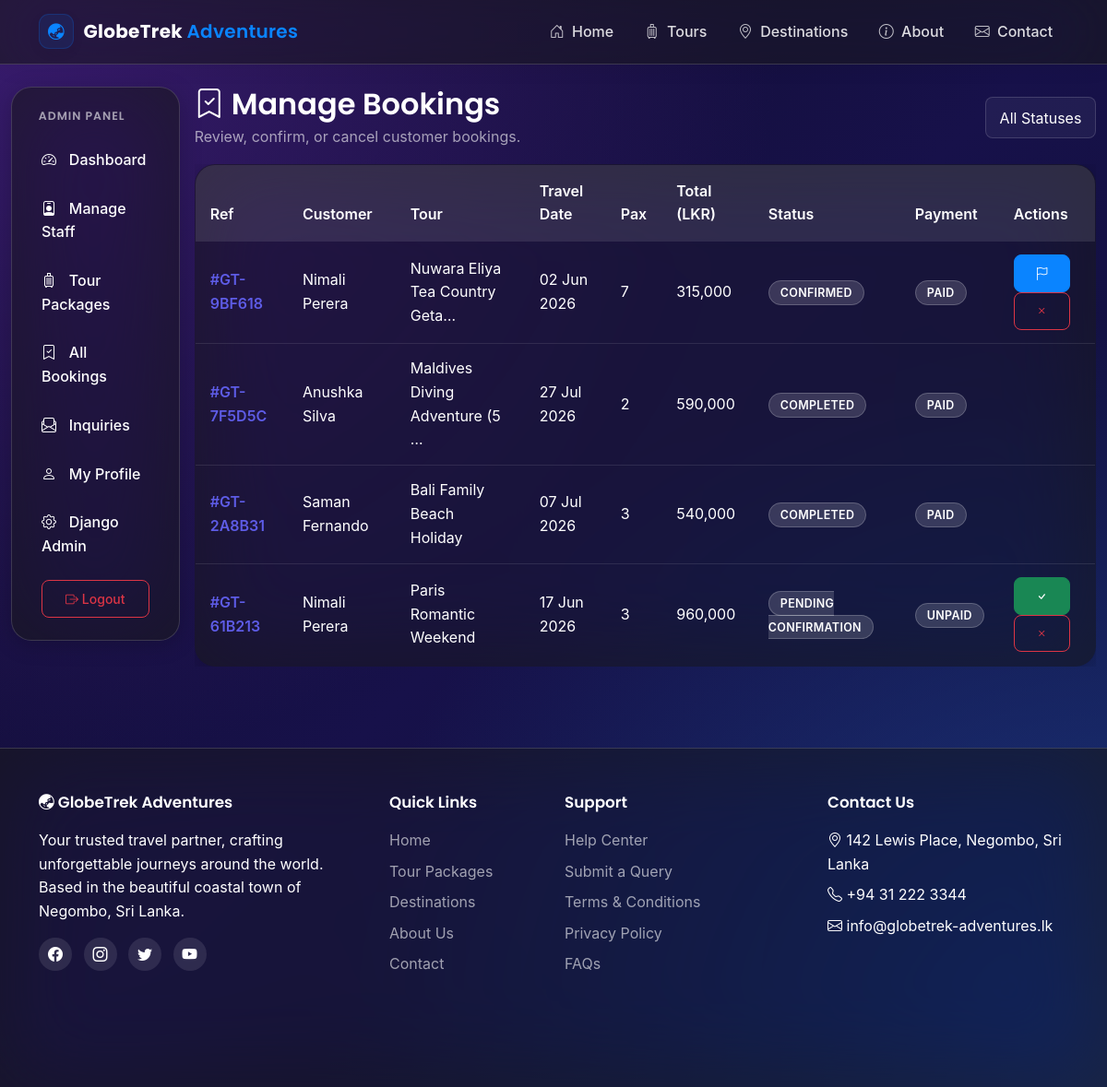
The page /bookings/manage/list/ (signed in) on the database its author committed.
### apps/bookings/models.py (models this page shows, shortened)
class Booking(models.Model):
    STATUS_CHOICES = [
        ('pending', 'Pending Confirmation'),
        ('confirmed', 'Confirmed'),
        ('completed', 'Completed'),
        ('cancelled', 'Cancelled'),
    ]
    PAYMENT_CHOICES = [
        ('unpaid', 'Unpaid'),
        ('paid', 'Paid'),
        ('refunded', 'Refunded'),
    ]
    reference = models.CharField(max_length=12, unique=True, editable=False, blank=True)
    customer = models.ForeignKey(
        User, on_delete=models.CASCADE, related_name='bookings',
    )
    package = models.ForeignKey(
        TourPackage, on_delete=models.PROTECT, related_name='bookings',
    )
    travel_date = models.DateField(help_text='Date the tour starts.')
    num_travellers = models.PositiveIntegerField(default=1)
    total_price = models.DecimalField(max_digits=10, decimal_places=2)
    status = models.CharField(max_length=10, choices=STATUS_CHOICES, default='pending')
    payment_status = models.CharField(
        max_length=10, choices=PAYMENT_CHOICES, default='unpaid',
    )
    special_requests = models.TextField(blank=True)
    created_at = models.DateTimeField(auto_now_add=True)
    updated_at = models.DateTimeField(auto_now=True)
    class Meta:
        ordering = ['-created_at']

### apps/tours/models.py (models this page shows, shortened)
class TourPackage(models.Model):
    title = models.CharField(max_length=200)
    slug = models.SlugField(max_length=220, unique=True, blank=True)
    destination = models.ForeignKey(
        Destination, on_delete=models.CASCADE, related_name='packages',
    )
    category = models.ForeignKey(
        TourCategory,
        on_delete=models.SET_NULL,
        null=True, blank=True,
        related_name='packages',
    )
    description = models.TextField()
    duration_days = models.PositiveIntegerField(
        validators=[MinValueValidator(1)],
        help_text='Total number of days for this tour.',
    )
    price = models.DecimalField(
        max_digits=10, decimal_places=2,
        help_text='Price per person in LKR.',
    )
    max_travellers = models.PositiveIntegerField(default=10)
    includes = models.TextField(
        help_text='What is included (one item per line: flights, hotel, meals).',
    )
    excludes = models.TextField(
        blank=True,
        help_text='What is NOT included (visa fees, insurance, etc.)',
    )
    image = models.ImageField(upload_to='tours/', blank=True, null=True)
    rating = models.DecimalField(
        max_digits=3, decimal_places=1,
        default=4.5,
        validators=[MinValueValidator(0), MaxValueValidator(5)],
    )
    available_from = models.DateField()
    available_to = models.DateField()
    is_active = models.BooleanField(default=True)
    created_at = models.DateTimeField(auto_now_add=True)
    updated_at = models.DateTimeField(auto_now=True)
    class Meta:
        ordering = ['-created_at']

### apps/bookings/views.py (the view)
# urls.py: path('manage/list/', views.manage_bookings, name='manage_list'),
@role_required('staff', 'admin')
def manage_bookings(request):
    status_filter = request.GET.get('status', '')
    bookings = Booking.objects.select_related('customer', 'package').all()
    if status_filter:
        bookings = bookings.filter(status=status_filter)
    return render(request, 'bookings/manage_list.html', {
        'bookings': bookings,
        'status_filter': status_filter,
    })

### apps/accounts/models.py (called while the page is built)
    @property
    def is_admin(self):
        return self.role == 'admin'

### apps/core/context_processors.py (called while the page is built)
def site_meta(request):
    return {
        'COMPANY_NAME': settings.COMPANY_NAME,
        'COMPANY_ADDRESS': settings.COMPANY_ADDRESS,
        'COMPANY_PHONE': settings.COMPANY_PHONE,
        'COMPANY_EMAIL': settings.COMPANY_EMAIL,
    }

### templates/bookings/manage_list.html (shortened to what this page needs)
{% extends 'base.html' %}
{% load humanize %}
{% block content %}
<div class="container-fluid">
    <div class="row g-3">
        <div class="col-lg-2">{% include 'dashboard/_sidebar.html' %}</div>
        <div class="col-lg-10">
            <div class="d-flex justify-content-between align-items-center mb-3">
                <div>
                    <h2 class="d-flex align-items-center gap-2 mb-1"><i class="bi bi-bookmark-check"></i> Manage Bookings</h2>
                    <p class="text-muted mb-0">Review, confirm, or cancel customer bookings.</p>
                </div>
                <form method="get">
                    <select name="status" class="form-select" onchange="this.form.submit()">
                        <option value="">All Statuses</option>
                    </select>
                </form>
            </div>
            <div class="table-responsive">
                <table class="table table-globetrek mb-0">
                    <thead>
                        <tr>
                            <th>Ref</th>
                            <th>Customer</th>
                            <th>Tour</th>
                            <th>Travel Date</th>
                            <th>Pax</th>
                            <th>Total (LKR)</th>
                            <th>Status</th>
                            <th>Payment</th>
                            <th>Actions</th>
                        </tr>
                    </thead>
                    <tbody>
                        {% for b in bookings %}
                        <tr>
                            <td><a href="{% url 'bookings:detail' b.id %}" class="text-indigo fw-semibold">#{{ b.reference }}</a></td>
                            <td>{{ b.customer.get_full_name|default:b.customer.username }}</td>
                            <td>{{ b.package.title|truncatechars:30 }}</td>
                            <td>{{ b.travel_date|date:"d M Y" }}</td>
                            <td>{{ b.num_travellers }}</td>
                            <td>{{ b.total_price|floatformat:0|intcomma }}</td>
                            <td><span class="status-badge status-{{ b.status }}">{{ b.get_status_display }}</span></td>
                            <td><span class="status-badge status-{{ b.payment_status }}">{{ b.get_payment_status_display }}</span></td>
                            <td>
                                {% if b.status == 'pending' %}
                                <form method="post" action="{% url 'bookings:confirm' b.id %}" class="d-inline">{% csrf_token %}
                                    <button class="btn btn-sm btn-success" title="Confirm"><i class="bi bi-check"></i></button>
                                </form>
                                {% endif %}
                                {% if b.status == 'confirmed' %}
                                <form method="post" action="{% url 'bookings:complete' b.id %}" class="d-inline">{% csrf_token %}
                                    <button class="btn btn-sm btn-primary" title="Mark Completed"><i class="bi bi-flag"></i></button>
                                </form>
                                {% endif %}
                                {% if b.status != 'cancelled' and b.status != 'completed' %}
                                <form method="post" action="{% url 'bookings:staff_cancel' b.id %}" class="d-inline">{% csrf_token %}
                                    <button class="btn btn-sm btn-outline-danger" data-confirm="Cancel this booking?" title="Cancel"><i class="bi bi-x"></i></button>
                                </form>
                                {% endif %}
                            </td>
                        </tr>
                        {% empty %}
                        <tr><td colspan="9" class="text-center text-muted py-4">No bookings yet.</td></tr>
                        {% endfor %}
                    </tbody>
                </table>
            </div>
        </div>
    </div>
</div>
{% endblock %}

### static/css/style.css (style rules this page uses)
:root { --primary: #0A84FF; --primary-dark: #0061CC; --primary-light: #5E5CE6; --accent: #BF5AF2; --bg-tint: rgba(0, 0, 0, 0.2); --bg-white: rgba(255, 255, 255, 0.1); --text-dark: #FFFFFF; --text-muted: rgba(255, 255, 255, 0.6); --success: #32D74B; --danger: #FF453A; --warning: #FF9F0A; --shadow-soft: 0 4px 24px 0 rgba(0, 0, 0, 0.2); --shadow-hover: 0 12px 40px 0 rgba(0, 0, 0, 0.3); --glass-border: rgba(255, 255, 255, 0.15); --glass-bg: rgba(25, 25, 25, 0.65); --radius: 22px; --bs-body-color: var(--text-dark); }
* { box-sizing: border-box; }
body { font-family: -apple-system, BlinkMacSystemFont, "Segoe UI", Roboto, Helvetica, Arial, sans-serif, "Apple Color Emoji", "Segoe UI Emoji", "Segoe UI Symbol"; background: radial-gradient(ellipse at top left, #3A1C71 0%, transparent 50%), radial-gradient(ellipse at bottom right, #1E3A8A 0%, transparent 50%), linear-gradient(135deg, #100C2A 0%, #17114A 50%, #0B1032 100%); background-size: cover; background-attachment: fixed; color: var(--text-dark); line-height: 1.6; margin: 0; padding: 0; min-height: 100vh; }
h1, h2, h3, h4, h5, h6 { font-family: 'Poppins', sans-serif; font-weight: 600; color: var(--text-dark); }
a { color: var(--primary); text-decoration: none; transition: color 0.2s ease; }
.btn { border-radius: 8px; padding: 0.55rem 1.4rem; font-weight: 500; transition: all 0.2s ease; }
.btn-primary, .btn-indigo { background: var(--primary); border-color: var(--primary); color: #fff; }
.text-muted { color: var(--text-muted) !important; }
.form-control, .form-select { border-radius: 8px; border: 1px solid var(--glass-border); background: rgba(255, 255, 255, 0.05); color: var(--text-dark); padding: 0.6rem 0.9rem; transition: all 0.2s ease; }
.form-select option { background: #1C1C1E; color: var(--text-dark); }
.table-globetrek { --bs-table-bg: transparent; --bs-table-color: var(--text-dark); background: var(--glass-bg); backdrop-filter: blur(48px) saturate(200%); -webkit-backdrop-filter: blur(48px) saturate(200%); border: 1px solid var(--glass-border); border-radius: var(--radius); overflow: hidden; box-shadow: var(--shadow-soft); color: var(--text-dark); }
.table-globetrek thead { background: rgba(255, 255, 255, 0.1); color: var(--text-dark); }
.table-globetrek thead th { border: none; padding: 1rem; font-weight: 600; color: var(--text-dark); background-color: transparent !important; }
.table-globetrek tbody td { padding: 0.9rem 1rem; vertical-align: middle; color: var(--text-dark); border-bottom: 1px solid rgba(255, 255, 255, 0.1); background-color: transparent !important; }
.status-badge { padding: 0.3rem 0.75rem; border-radius: 20px; font-size: 0.78rem; font-weight: 600; text-transform: uppercase; letter-spacing: 0.3px; background: rgba(255, 255, 255, 0.15); border: 1px solid rgba(255, 255, 255, 0.2); color: var(--text-dark); }
.text-indigo { color: var(--primary-light) !important; }

### rows shown on the page
Booking: reference "GT-9BF618", customer.get_full_name "Nimali Perera", package "Nuwara Eliya Tea Country Geta…", travel_date "02 Jun 2026", num_travellers "7", total_price "315,000", status "CONFIRMED", payment_status "PAID"
Booking: reference "GT-7F5D5C", customer.get_full_name "Anushka Silva", package "Maldives Diving Adventure (5 …", travel_date "27 Jul 2026", num_travellers "2", total_price "590,000", status "COMPLETED", payment_status "PAID"
Booking: reference "GT-2A8B31", customer.get_full_name "Saman Fernando", package "Bali Family Beach Holiday", travel_date "07 Jul 2026", num_travellers "3", total_price "540,000", status "COMPLETED", payment_status "PAID"
Booking: reference "GT-61B213", customer.get_full_name "Nimali Perera", package "Paris Romantic Weekend", travel_date "17 Jun 2026", num_travellers "3", total_price "960,000", status "PENDING CONFIRMATION", payment_status "UNPAID"

### other values the page prints
{{ COMPANY_ADDRESS }} "142 Lewis Place, Negombo, Sri Lanka"
{{ COMPANY_PHONE }} "+94 31 222 3344"
{{ COMPANY_EMAIL }} "info@globetrek-adventures.lk"
